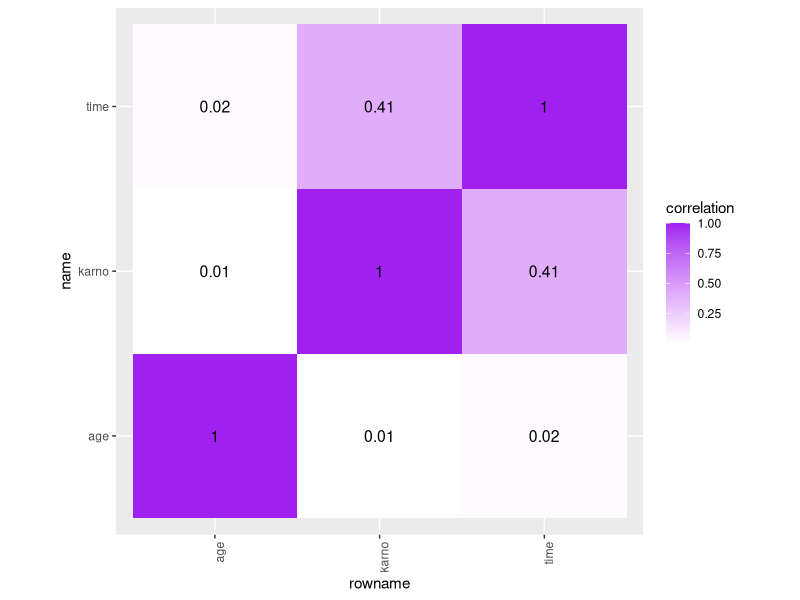
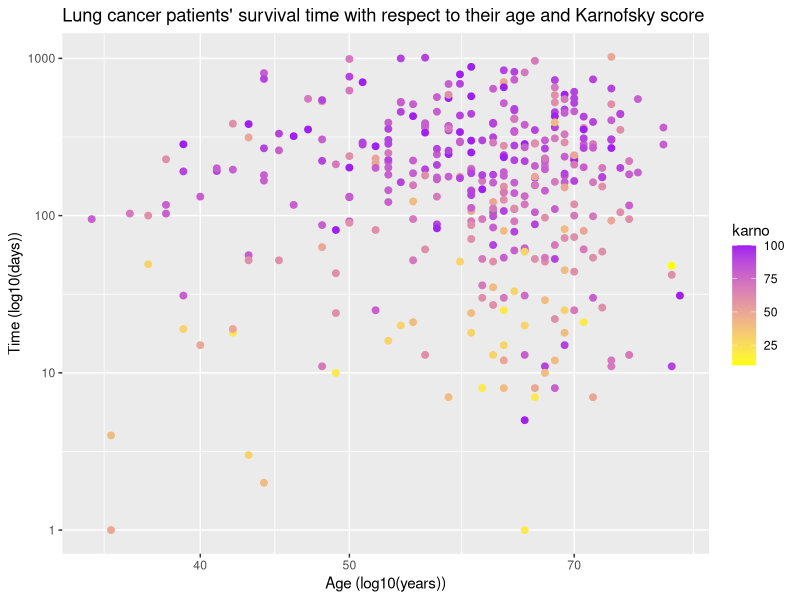
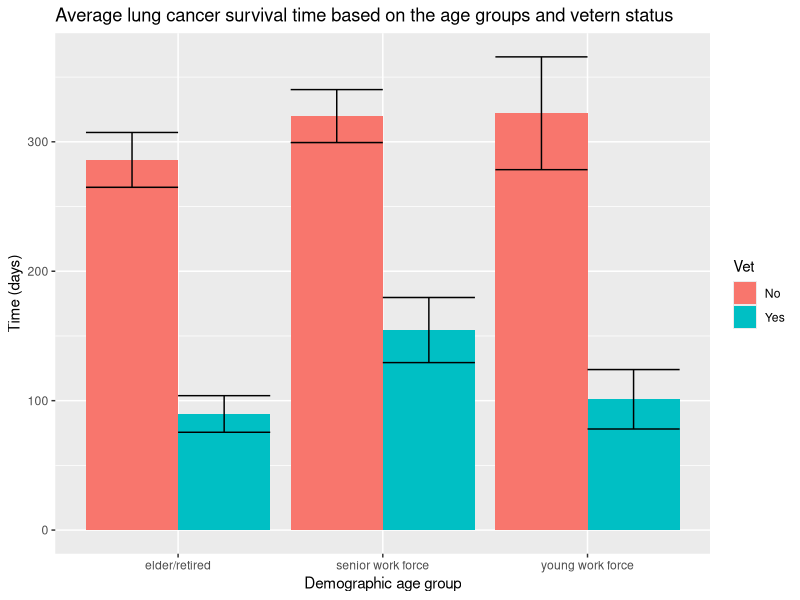

Write R code to recreate these figures, in order. (Note: this script raises an error after producing the figures.)
## ---- chunk 1
knitr::opts_chunk$set(echo = TRUE, eval = TRUE, fig.align = "center", warning = F, message = F,
tidy=TRUE, tidy.opts=list(width.cutoff=60), R.options=list(max.print=100))
## ---- chunk 2
library(dplyr) 
library(ggplot2)
library(survival)
library(tidyverse)
library(cluster)
#the two datasets I used for this project
?cancer
?veteran
## ---- chunk 3
# untidy my datasets then tidy it up
cancer%>%
  pivot_wider(names_from="status", values_from = "status")%>% 
#untidy the dataset by breaking by "status" column into two columns
  pivot_longer(c("2","1"), names_to="status") 
#tidy up the dataset by combining "2" and "1" columns back into one column "status"
veteran%>%
  pivot_wider(names_from="trt", values_from = "trt")%>% 
#untidy the dataset by breaking by "trt" column into two columns
  pivot_longer(c("1","2"), names_to="trt")  
#tidy up the dataset by combining "1" and "2" columns back into one column "trt"

#manipulate cancer dataset to recode status column
#and add a column indicating the patients are not veteran.
LungCancer <- cancer %>% 
  mutate(status = recode(status, "2"="dead", "1"="censored")) %>% 
  rename("karno" = "ph.karno") %>% 
  mutate(Vet = recode(status, "dead"="No", "censored"="No"))

#manipulate veteran dataset to recode status column
#and add a column indicating the patients are veterans.
VeteranLung <- veteran %>%  
  mutate(status = recode(status, "1"="dead", "0"="censored")) %>% 
  mutate(Vet = recode(status, "dead"="Yes", "censored"="Yes"))

## ---- chunk 4
JoinedData <- LungCancer %>% 
  full_join(VeteranLung, by = c("time", "status", "age", "karno", "Vet"))
JoinedData
## ---- chunk 5
TidyJoined <- JoinedData %>% 
  select(time,status,age,karno,Vet)
TidyJoined
## ---- chunk 6
Data <- TidyJoined %>% 
  mutate(Age_Group = case_when(age>=65 ~ "elder/retired",
                               50<=age & age<65  ~ "senior work force", 
                               age<50 ~ "young work force"))
## ---- chunk 7
Data %>% group_by(Age_Group)%>%
  summarize(mean_karno=mean(karno, na.rm=T), 
sd_karno=sd(karno, na.rm=T), n=n(),
se_karno=sd_karno/sqrt(n))
## ---- chunk 8
Data %>% group_by(Vet) %>% summarize(mean_karno=mean(karno, na.rm=T),
sd_karno=sd(karno, na.rm=T), n=n(),
se_karno=sd_karno/sqrt(n))
## ---- chunk 9
Data %>% group_by(status, Vet) %>% summarize(count=n())
## ---- chunk 10
Data %>% filter(status == "dead") %>% group_by(Vet) %>% summarize(mean(time))
## ---- chunk 11
Data %>% filter(status == "censored") %>% group_by(Vet) %>% summarize(mean(time))
## ---- chunk 12
Data %>% group_by(Vet)%>% summarize(Avg_age = mean(age))
## ---- chunk 13
Data %>% filter(status == "dead") %>% select(time, karno, age) %>% arrange(desc(time))
## ---- chunk 14
Data%>%select_if(is.numeric)%>%na.omit%>%cor
## ---- chunk 15
CorHeat <- Data %>% 
  select_if(is.numeric)%>%
  na.omit%>% cor()%>%
  as.data.frame%>%
  rownames_to_column%>%
  pivot_longer(-1,names_to="name",values_to="correlation")
CorHeat
CorHeat%>%
  ggplot(aes(rowname,name,fill=correlation))+
  geom_tile()+
  scale_fill_gradient2(low="grey",mid="white",high="purple")+
  geom_text(aes(label=round(correlation,2)),color = "black", size = 4)+ 
  theme(axis.text.x = element_text(angle = 90, hjust=1))+
  coord_fixed()
## ---- chunk 16
ggplot(Data, aes(age,time))+
  geom_point(size=2,aes(color=karno))+
  scale_color_gradient(low="yellow", high="purple")+
  scale_x_log10()+
  scale_y_log10()+
  ggtitle("Lung cancer patients' survival time with respect to their age and Karnofsky score")+
  ylab("Time (log10(days))")+
  xlab("Age (log10(years))")
## ---- chunk 17
Data %>% ggplot(aes(x=Age_Group,y=time, fill=Vet))+
  geom_bar(position="dodge", stat="summary", fun.y="mean")+
  geom_errorbar(position="dodge", stat="summary")+
  ggtitle("Average lung cancer survival time based on the age groups and vetern status")+
  ylab("Time (days)")+
  xlab("Demographic age group")
## ---- chunk 18
silh_width<-vector()
for(i in 1:10){
pam_fit <- Data%>%select_if(is.numeric)%>%pam(i)
silh_width[i] <- pam_fit$silinfo$avg.width
}
ggplot()+
  geom_line(aes(x=1:10,y=silh_width))+
  scale_x_continuous(name="k",breaks=1:10)

pam1<-Data%>%select_if(is.numeric)%>%pam(2)
pam1$silinfo$avg.width
## ---- chunk 19
clust_data <- Data %>% select_if(is.numeric)
pam <- clust_data %>% pam(k=2)

pamclust<-clust_data %>% 
  mutate(cluster=as.factor(pam$clustering))

pamclust %>% ggplot(aes(time,age, color=cluster)) + 
  geom_point()

pamclust %>% group_by(cluster) %>% 
  summarize_if(is.numeric,mean,na.rm=T)
#this line shows the average of all three variable in the two clusters

Data%>%
ggplot(aes(time,age, color=Vet)) + 
  geom_point()
